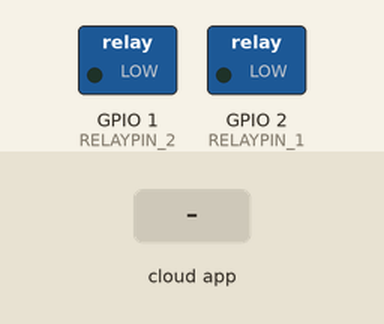
A sketch run on a simulated ESP8266 (NodeMCU). Shown: switched loads named in the sketch (green lamp = pin HIGH). The inputs (shaded band) are chosen by the test bench. WiFi joins after 1.5 s; servers stay silent unless stated; what the sketch prints to the serial monitor is not drawn.

Above: at 2.7 s.
2.8 s: the phone or cloud app sets YOUR_SWITCH_ID_1 to 0
At 4.0 s:
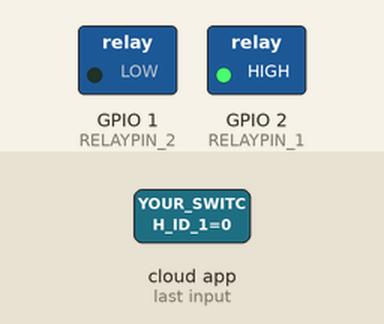
4.3 s: the phone or cloud app sets YOUR_SWITCH_ID_2 to 0
At 5.1 s:
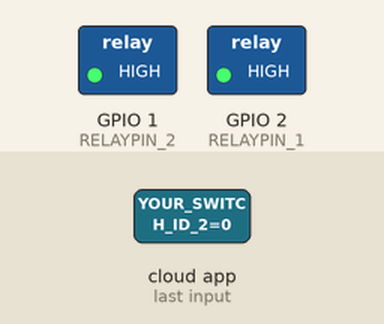
5.8 s: the phone or cloud app sets YOUR_SWITCH_ID_1 to 1
At 6.3 s:
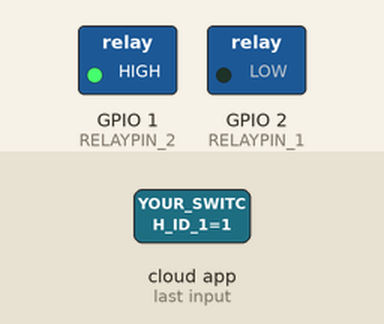
7.3 s: the phone or cloud app sets YOUR_SWITCH_ID_2 to 1
At 8.7 s:
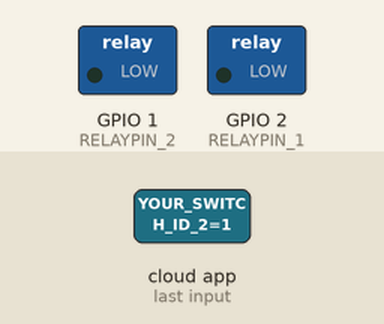
Timing chart, 0 to 9.8 s (numbered marks = the images above; inputs shaded):
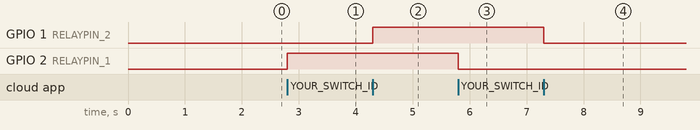

Measured:
- after the input at 2.8 s, GPIO 2 (RELAYPIN_1): LOW → HIGH at once
- after the input at 4.3 s, GPIO 1 (RELAYPIN_2): LOW → HIGH at once
- after the input at 5.8 s, GPIO 2 (RELAYPIN_1): HIGH → LOW at once
- after the input at 7.3 s, GPIO 1 (RELAYPIN_2): HIGH → LOW at once

The sketch:

main.ino
```cpp
/*
 * Simple example for how to use multiple SinricPro Switch device:
 * - setup 4 switch devices
 * - handle request using multiple callbacks
 *
 * If you encounter any issues:
 * - check the readme.md at https://github.com/sinricpro/esp8266-esp32-sdk/blob/master/README.md
 * - ensure all dependent libraries are installed
 *   - see https://github.com/sinricpro/esp8266-esp32-sdk/blob/master/README.md#arduinoide
 *   - see https://github.com/sinricpro/esp8266-esp32-sdk/blob/master/README.md#dependencies
 * - open serial monitor and check whats happening
 * - check full user documentation at https://sinricpro.github.io/esp8266-esp32-sdk
 * - visit https://github.com/sinricpro/esp8266-esp32-sdk/issues and check for existing issues or open a new one
 */


#ifdef ENABLE_DEBUG
   #define DEBUG_ESP_PORT Serial
   #define NODEBUG_WEBSOCKETS
   #define NDEBUG
#endif

#include <Arduino.h>
#if defined(ESP8266)
  #include <ESP8266WiFi.h>
#elif defined(ESP32) || defined(ARDUINO_ARCH_RP2040)
  #include <WiFi.h>
#endif

#include "SinricPro.h"
#include "SinricProSwitch.h"

#define WIFI_SSID         "YOUR_WIFI_SSID"
#define WIFI_PASS         "YOUR_WIFI_PASSWORD"
#define APP_KEY           "YOUR_APP_KEY"
#define APP_SECRET        "YOUR_APP_SECRET"

#define SWITCH_ID_1       "YOUR_SWITCH_ID_1"
#define RELAYPIN_1        2

#define SWITCH_ID_2       "YOUR_SWITCH_ID_2"
#define RELAYPIN_2        1

#define BAUD_RATE         115200                // Change baudrate to your need

bool onPowerState1(const String &deviceId, bool &state) {
 Serial.printf("Device 1 turned %s", state?"on":"off");
 digitalWrite(RELAYPIN_1, state ? LOW:HIGH);
 return true; // request handled properly
}

bool onPowerState2(const String &deviceId, bool &state) {
 Serial.printf("Device 2 turned %s", state?"on":"off");
 digitalWrite(RELAYPIN_2, state ? LOW:HIGH);
 return true; // request handled properly
}

// setup function for WiFi connection
void setupWiFi() {
  Serial.printf("\r\n[Wifi]: Connecting");

  #if defined(ESP8266)
    WiFi.setSleepMode(WIFI_NONE_SLEEP);
    WiFi.setAutoReconnect(true);
  #elif defined(ESP32)
    WiFi.setSleep(false);
    WiFi.setAutoReconnect(true);
  #endif

  WiFi.begin(WIFI_SSID, WIFI_PASS);

  while (WiFi.status() != WL_CONNECTED) {
    Serial.printf(".");
    delay(250);
  }

  Serial.printf("connected!\r\n[WiFi]: IP-Address is %s\r\n", WiFi.localIP().toString().c_str());
}

// setup function for SinricPro
void setupSinricPro() {
  // add devices and callbacks to SinricPro
  pinMode(RELAYPIN_1, OUTPUT);
  pinMode(RELAYPIN_2, OUTPUT);

  SinricProSwitch& mySwitch1 = SinricPro[SWITCH_ID_1];
  mySwitch1.onPowerState(onPowerState1);

  SinricProSwitch& mySwitch2 = SinricPro[SWITCH_ID_2];
  mySwitch2.onPowerState(onPowerState2);


  // setup SinricPro
  SinricPro.onConnected([](){ Serial.printf("Connected to SinricPro\r\n"); });
  SinricPro.onDisconnected([](){ Serial.printf("Disconnected from SinricPro\r\n"); });
  SinricPro.restoreDeviceStates(true); // Uncomment to restore the last known state from the server.

  SinricPro.begin(APP_KEY, APP_SECRET);
}

// main setup function
void setup() {
  Serial.begin(BAUD_RATE); Serial.printf("\r\n\r\n");
  setupWiFi();
  setupSinricPro();
}

void loop() {
  SinricPro.handle();
}
```
